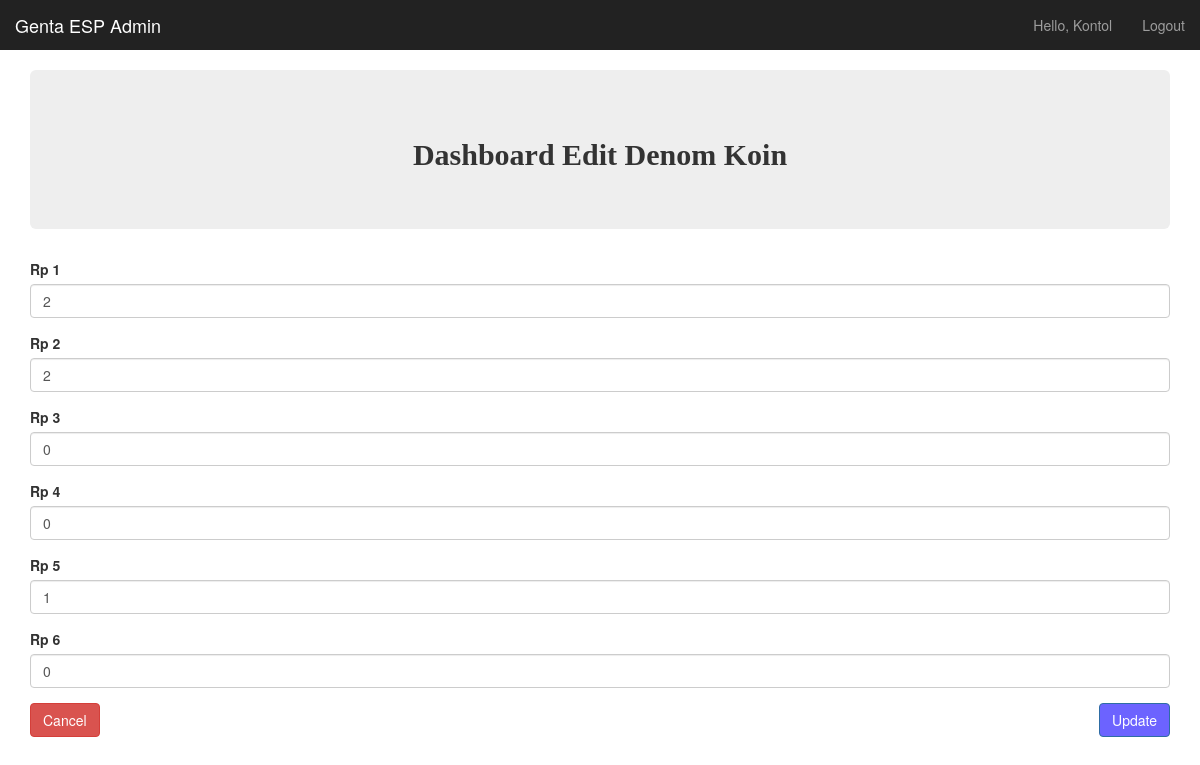
The page /denom_koin_process/edit_denom_koin.php?id_denom_koin=1 (signed in) on the database its author committed.
### tables this page shows
CREATE TABLE `denom_koin` (
  `id_denom_koin` int(12) NOT NULL,
  `denom_koin` bigint(12) NOT NULL,
  `id_users` int(11) NOT NULL,
  `rp1` int(12) NOT NULL,
  `rp2` int(12) NOT NULL,
  `rp3` int(12) NOT NULL,
  `rp4` int(12) NOT NULL,
  `rp5` int(12) NOT NULL,
  `rp6` int(12) NOT NULL,
  `inpak` int(11) NOT NULL,
  `created_at` datetime NOT NULL,
  `updated_at` datetime NOT NULL
);

### denom_koin_process/edit_denom_koin.php (the view, shortened to what this page needs)
<?php
	include '../koneksi.php';
	if ($_POST) {
		date_default_timezone_set("Asia/Bangkok");
		$result = $mysqli->query("UPDATE denom_koin SET id_denom_koin='".$_POST['id_denom_koin']."', rp1='".$_POST['rp1']."', rp2='".$_POST['rp2']."', rp3='".$_POST['rp3']."', rp4='".$_POST['rp4']."', rp5='".$_POST['rp5']."', rp6='".$_POST['rp6']."', updated_at='".date('Y-m-d H:s:i')."' WHERE id_denom_koin=".$_POST['id_denom_koin']);
		if(!$result){
			echo $mysqli->connect_errno." - ".$mysqli->connect_error;
			exit();
		}else{
			echo "<script>
           alert('Data berhasil di update');
           window.location.href='dashboard_u.php';
           </script>";
		}
	}else{
		$result = $mysqli->query("SELECT * FROM `denom_koin` WHERE `id_denom_koin` = ".$_GET['id_denom_koin']."");
		if($result->num_rows > 0){
           $data = mysqli_fetch_object($result);
        }else{
           echo "data tidak tersedia";
           die();
        }
?>
<!DOCTYPE html>
<html lang="en">
  <head>
    <link href="css/bootstrap.min.css" rel="stylesheet">
    <link href="css/dashboard.css" rel="stylesheet">
    <link href="css/dataTables.bootstrap.css" rel="stylesheet" type="text/css" />
  <link href="css/dataTables.tableTools.min.css" rel="stylesheet" type="text/css" />
  </head>
  <body>
    <nav class="navbar navbar-inverse navbar-fixed-top">
      <div class="container-fluid">
        <div class="navbar-header">
          <a class="navbar-brand" href="#">Genta ESP Admin</a>
        </div>
        <div id="navbar" class="navbar-collapse collapse">
          <ul class="nav navbar-nav navbar-right">
            <li><a href="#"><?php echo "Hello, ".ucwords($_SESSION['user']);?></a></li>
            <li><a href="logout.php">Logout</a></li>
          </ul>
        </div>
      </div>
    </nav>
    <br>
    <div class="container">
      <div class="row">
        <div class="col-sm-12 col-md-12">
          <div class="jumbotron">
            <h2 class="text-center" style="font-family: raleway sans-serif; font-weight: 600;">Dashboard Edit Denom Koin</h2>
          </div>
          <div class="row">
            <div class="col-lg-12">
                <form action="" method="POST">
                  <div class="form-group">
                      <label>Rp 1</label>
                      <input class="form-control" type="number" name="rp1" value="<?= $data->rp1 ?>">
                    </div>
                    <div class="form-group">
                      <label>Rp 2</label>
                      <input class="form-control" type="number" name="rp2" value="<?= $data->rp2 ?>">
                    </div>
                    <div class="form-group">
                      <label>Rp 3</label>
                      <input class="form-control" type="number" name="rp3" value="<?= $data->rp3 ?>">
                    </div>
                    <div class="form-group">
                      <label>Rp 4</label>
                      <input class="form-control" type="number" name="rp4" value="<?= $data->rp4 ?>">
                    </div>
                    <div class="form-group">
                      <label>Rp 5</label>
                      <input class="form-control" type="number" name="rp5" value="<?= $data->rp5 ?>">
                    </div>
                    <div class="form-group">
                      <label>Rp 6</label>
                      <input class="form-control" type="number" name="rp6" value="<?= $data->rp6 ?>">
                  </div>
                  <div class="row">
                    <div class="col-sm-6">
                      <div class="button" style="text-align: left;">
                        <a href="dashboard_u.php" class="btn btn-xl btn-danger">Cancel</a>
                      </div>
                    </div>
                    <div class="col-sm-6">
                      <div class="button" style="text-align: right;">
                        <button class="btn btn-xl btn-primary" style="background-color: #6C63FF;">Update</button>
                      </div>
                    </div>
                  </div>
                </form>
            </div>
          </div>
        </div>
        <br>
      </div>
    </div>
  </body>
</html>
<?php
}
?>

### css/dashboard.css (style rules this page uses)
body { padding-top: 50px; }
.navbar-fixed-top { border: 0; }

### rows shown on the page
denom_koin: rp1 "2", rp2 "2", rp3 "0", rp4 "0", rp5 "1", rp6 "0"

### other values the page prints
$_SESSION['user'] "Kontol"
